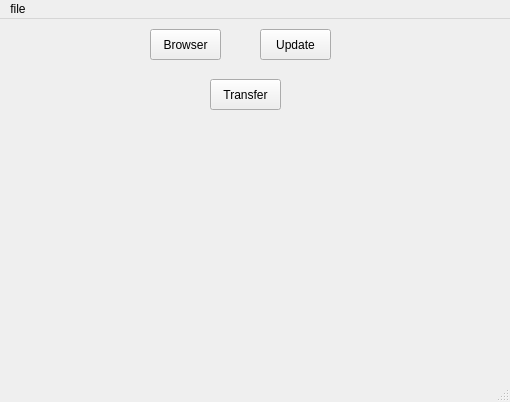
<?xml version="1.0" encoding="UTF-8"?>
<ui version="4.0">
 <class>MainWindow</class>
 <widget class="QMainWindow" name="MainWindow">
  <property name="geometry">
   <rect>
    <x>0</x>
    <y>0</y>
    <width>510</width>
    <height>402</height>
   </rect>
  </property>
  <property name="windowTitle">
   <string>MainWindow</string>
  </property>
  <widget class="QWidget" name="centralwidget">
   <widget class="QPushButton" name="pushButton">
    <property name="geometry">
     <rect>
      <x>150</x>
      <y>10</y>
      <width>71</width>
      <height>31</height>
     </rect>
    </property>
    <property name="text">
     <string>Browser</string>
    </property>
   </widget>
   <widget class="QPushButton" name="pushButton_2">
    <property name="geometry">
     <rect>
      <x>260</x>
      <y>10</y>
      <width>71</width>
      <height>31</height>
     </rect>
    </property>
    <property name="text">
     <string>Update</string>
    </property>
   </widget>
   <widget class="QPushButton" name="pushButton_3">
    <property name="geometry">
     <rect>
      <x>210</x>
      <y>60</y>
      <width>71</width>
      <height>31</height>
     </rect>
    </property>
    <property name="text">
     <string>Transfer</string>
    </property>
   </widget>
  </widget>
  <widget class="QMenuBar" name="menubar">
   <property name="geometry">
    <rect>
     <x>0</x>
     <y>0</y>
     <width>510</width>
     <height>18</height>
    </rect>
   </property>
   <widget class="QMenu" name="menufile">
    <property name="title">
     <string>file</string>
    </property>
    <addaction name="actionClose"/>
   </widget>
   <addaction name="menufile"/>
  </widget>
  <widget class="QStatusBar" name="statusbar"/>
  <action name="actionClose">
   <property name="text">
    <string>Close</string>
   </property>
  </action>
 </widget>
 <resources/>
 <connections/>
</ui>
